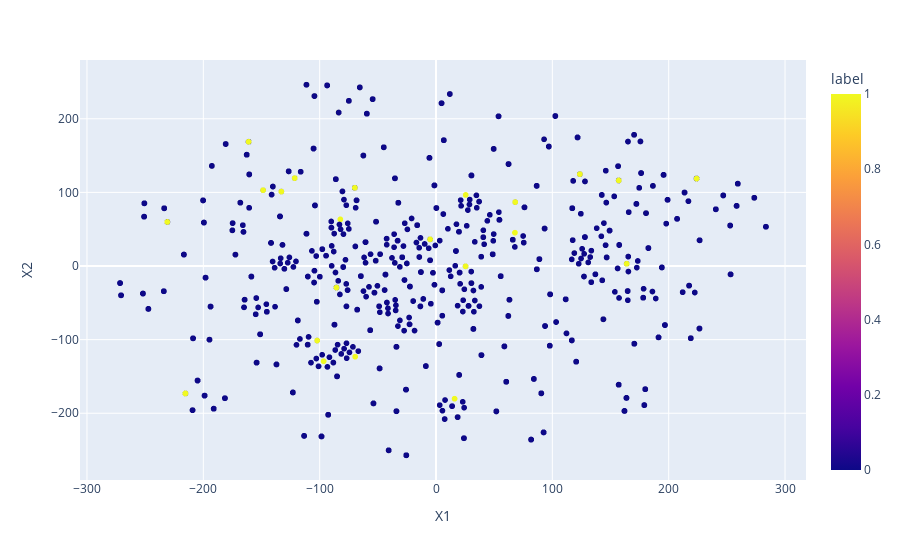

Source (notebook cell):
### Code cell
# Take a look where is the truth label
df_tsne['label'] = y_truth
fig = px.scatter(df_tsne,'X1','X2', hover_name = 'stock_code', color = 'label')
fig.show()

### Figure 1 — Plotly figure (JSON) as saved in the notebook; plotly's stock layout.template omitted (floating-point values rounded to 4 significant figures; data arrays with more than 128 entries replaced by an {"elided": "..."} marker saying what was removed)
{"data": [{"hovertemplate": "<b>%{hovertext}</b><br><br>X1=%{x}<br>X2=%{y}<br>label=%{marker.color}<extra></extra>", "hovertext": {"elided": "2020 str values"}, "legendgroup": "", "marker": {"color": {"elided": "2020 int values"}, "coloraxis": "coloraxis", "symbol": "circle"}, "mode": "markers", "name": "", "showlegend": false, "type": "scattergl", "x": {"elided": "2020 float values"}, "xaxis": "x", "y": {"elided": "2020 float values"}, "yaxis": "y"}], "layout": {"coloraxis": {"colorbar": {"title": {"text": "label"}}, "colorscale": [[0, "#0d0887"], [0.1111, "#46039f"], [0.2222, "#7201a8"], [0.3333, "#9c179e"], [0.4444, "#bd3786"], [0.5556, "#d8576b"], [0.6667, "#ed7953"], [0.7778, "#fb9f3a"], [0.8889, "#fdca26"], [1, "#f0f921"]]}, "legend": {"tracegroupgap": 0}, "margin": {"t": 60}, "xaxis": {"anchor": "y", "domain": [0, 1], "title": {"text": "X1"}}, "yaxis": {"anchor": "x", "domain": [0, 1], "title": {"text": "X2"}}}}
